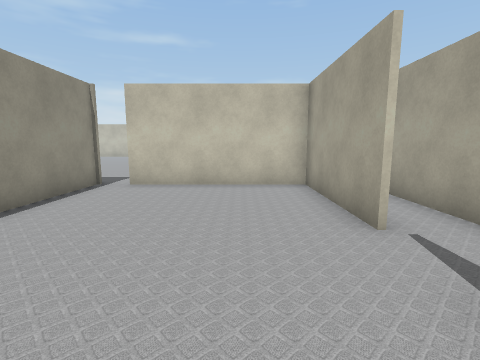
view 1 (above)

22 first-person views from a walk through a robot-simulator world made for Gazebo. The camera is 1.2 m above the floor, tilts 8° down and sees 85° across. Floor lines are 1 m apart. The floor is counted in squares, 1 m on a side. Each view is taken from the middle of a square. On the plan, view 1 faces up. The plan holds only what a view shows up to about 12 squares ahead; the rest is blank. The place goes on beyond the plan.

view 2
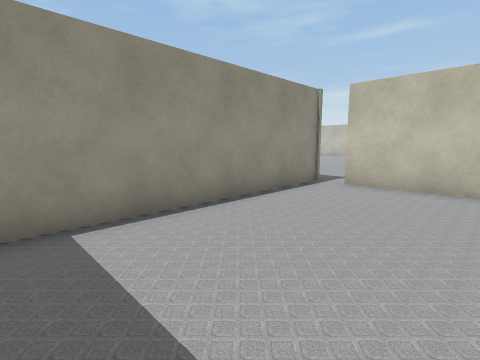

view 3
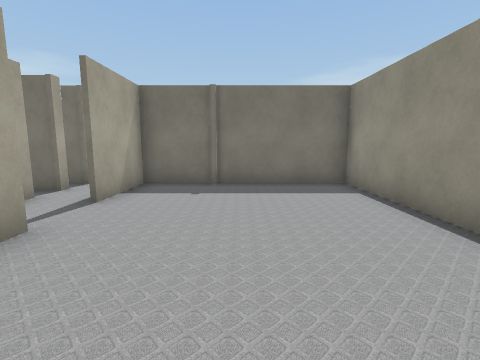

view 4
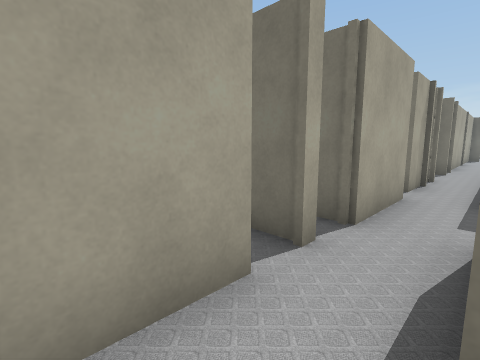

view 5
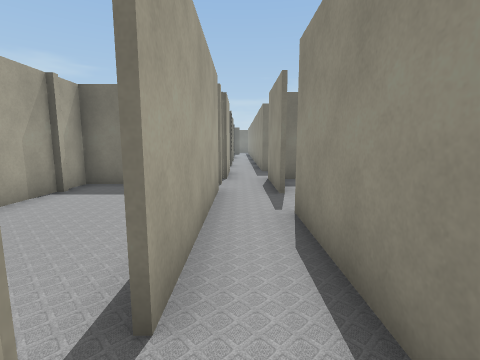

view 6
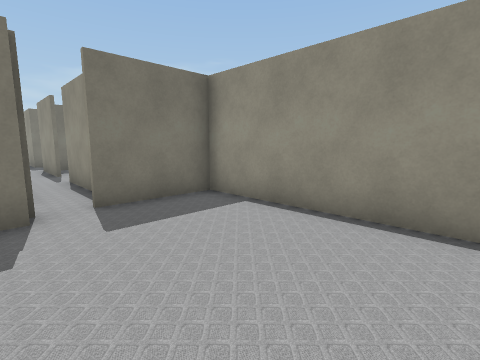

view 7
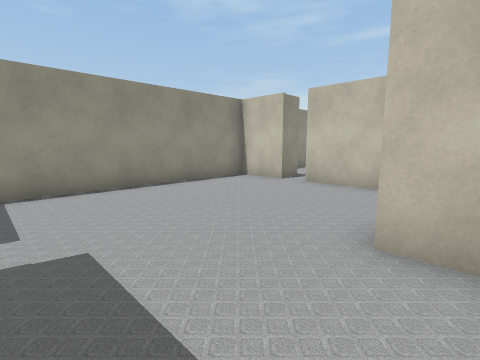

view 8
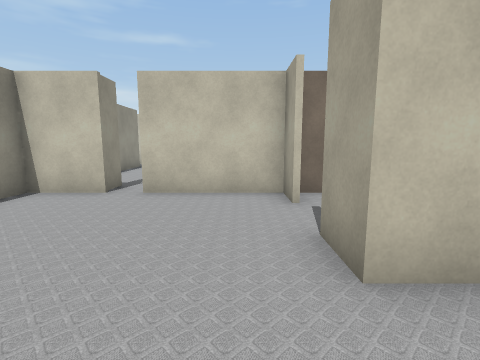

view 9
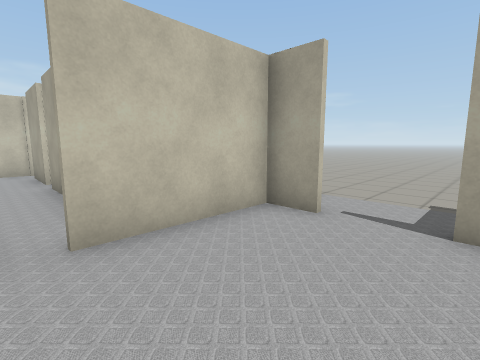

view 10
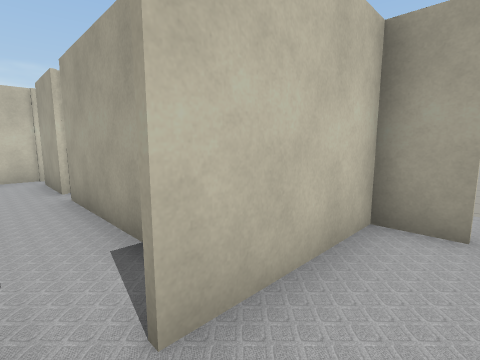

view 11
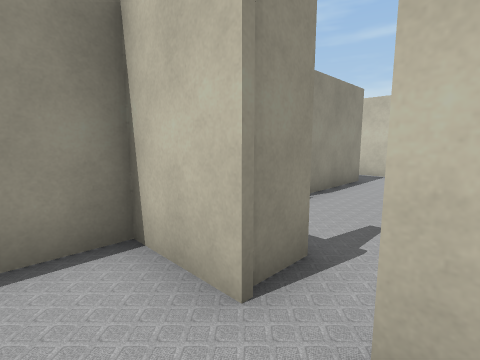

view 12
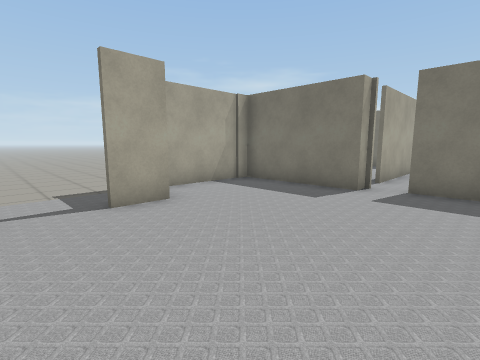

view 13
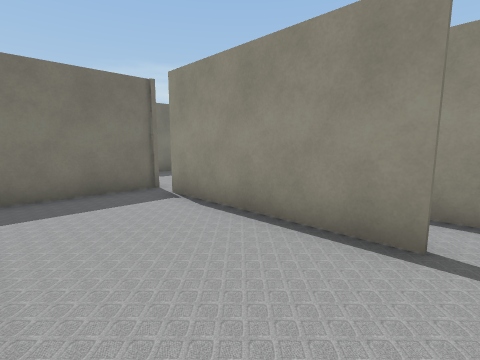

view 14
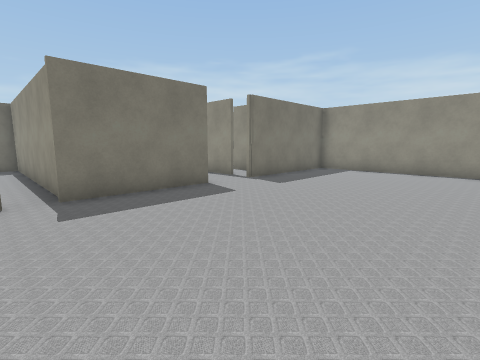

view 15
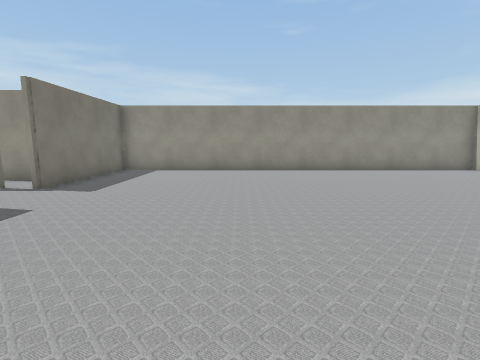

view 16
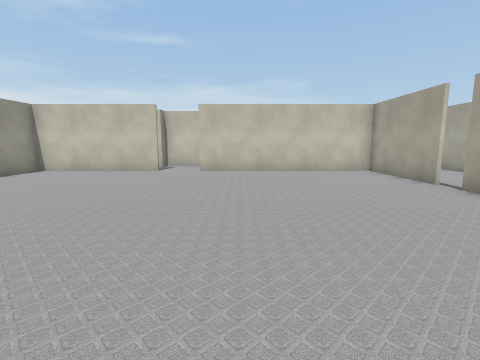

view 17
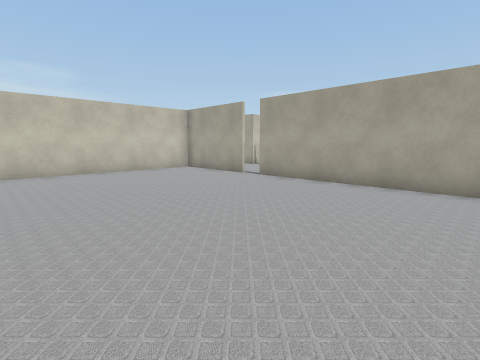

view 18
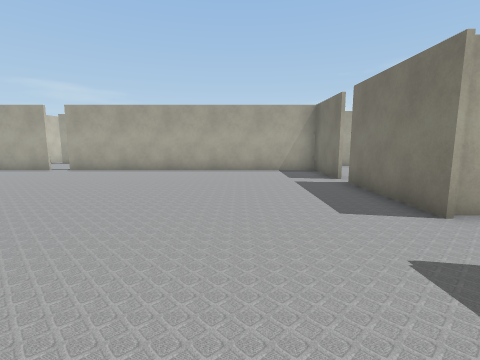

view 19
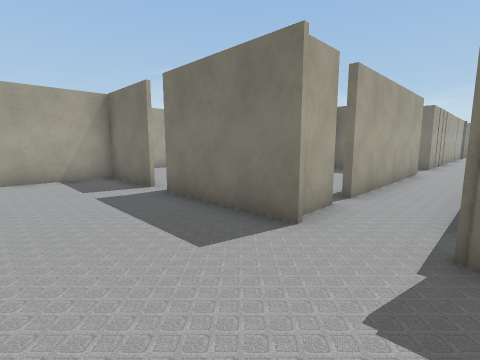

view 20
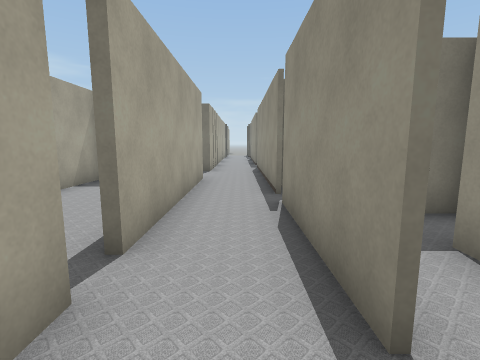

view 21
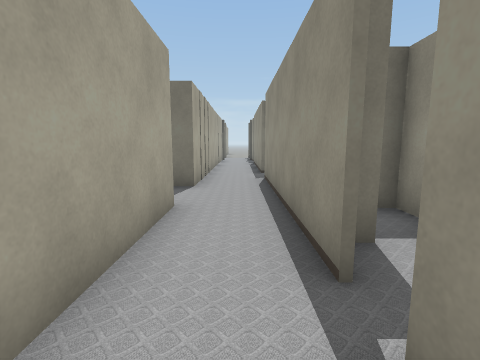

view 22
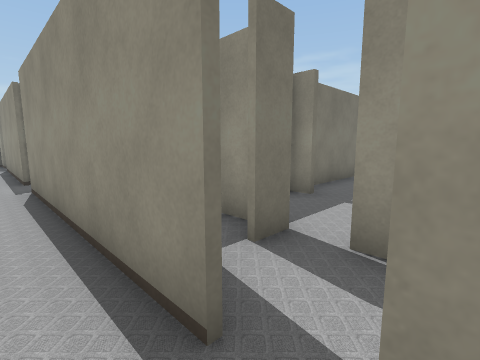

### Floor plan
Points are (right, up) in squares from view 1. A wall is a line through its corners. A room is listed if a view was taken in it or the views show most of it. See-through windows are left out.
Room 1 (views 1, 2, 3)
walls: (1.9, 3.5) (1.9, 7.6) (-3.2, 7.6); (-4.2, 7.7) (-4.2, -0.8) (1.9, -0.8) (1.9, 1.9)
ways out: opening at (2, 2.5) to room 2; gap at (-3, 8) to room 5
Room 2 (view 4)
walls: (2, 1.9) (2, -1); (3.6, 1.2) (3.6, 6.6); (3.6, 0) (3.6, 0.3); (2, 7.1) (2, 3.5)
ways out: opening at (2, 2.5) to room 1; opening at (3, 8) to room 3; opening at (4, 1) to room 4; opening at (4, 7) to room 4; opening at (3, -0.5); gap at (4, -1)
Room 3 (views 5, 6, 7, 8, 9, 10, 11, 12)
walls: (7.1, 12.1) (6.1, 12.1) (6.1, 13.4); (6.1, 15.1) (6.1, 16.4); (3.6, 7.4) (3.6, 8.2) (7.4, 8.2); (1.6, 16.3) (-0.2, 16.3) (-0.2, 7.6); (7.1, 16.3) (2.6, 16.3); (-0.1, 7.7) (2.6, 7.7)
ways out: opening at (3, 8) to room 2
Room 4 (view 13)
walls: (3.7, 6.6) (3.7, 1.2); (3.6, 0.3) (7.5, 0.3); (3.6, -0.8) (4.2, -0.8)
ways out: opening at (4, 1) to room 2; opening at (4, 7) to room 2
Room 5 (views 14, 15, 16, 17, 18, 19, 20)
walls: (-9.5, 23.5) (-14.9, 23.5) (-14.9, 7.7) (-9.8, 7.7); (-8, 7.7) (-4.2, 7.7); (-0.3, 19.5) (-0.3, 23.5) (-7.9, 23.5); (-3.2, 7.7) (-0.1, 7.7); (-0.3, 7.6) (-0.3, 18.6)
ways out: gap at (-3, 8) to room 1; opening at (-9, 8) to room 6; opening at (0, 19) to room 7
Room 6 (views 21, 22)
walls: (-9.9, 1.9) (-9.9, -1.6); (-7.7, 6.1) (-7.7, 7.5); (-9.9, 6.8) (-9.9, 2.8); (-7.7, -1) (-7.7, 5.4)
ways out: opening at (-9, 8) to room 5; gap at (-10, 2) to room 8; opening at (-9, -2)
Room 7 (no view inside)
walls: (3.3, 22.2) (3.3, 24.4); (-0.2, 23.6) (-0.2, 20.5); (3.3, 17.9) (3.3, 21.5)
ways out: opening at (0, 19) to room 5
Room 8 (no view inside)
walls: (-11.9, 2.4) (-11.9, 1.8); (-10.8, 1) (-10.1, 1); (-12.1, 1) (-11.2, 1)
ways out: gap at (-10, 2) to room 6

Where each view was taken, in squares from view 1:
view 1: 0 up, 0 right, facing up
view 2: 0 up, 0 right, facing up-left
view 3: 7 up, 1 left, facing down
view 4: 3 up, 2 right, facing down-right
view 5: 8 up, 3 right, facing down
view 6: 13 up, 4 right, facing down-left
view 7: 9 up, 7 right, facing up-left
view 8: 10 up, 5 right, facing up
view 9: 13 up, 2 right, facing up-right
view 10: 15 up, 2 right, facing up-right
view 11: 15 up, 3 right, facing up-left
view 12: 15 up, 1 right, facing down-right
view 13: 7 up, 7 right, facing down-left
view 14: 14 up, 3 left, facing down-left
view 15: 13 up, 3 left, facing left
view 16: 12 up, 6 left, facing up
view 17: 12 up, 8 left, facing up-right
view 18: 11 up, 12 left, facing right
view 19: 11 up, 10 left, facing down-right
view 20: 8 up, 9 left, facing down
view 21: 4 up, 9 left, facing down
view 22: 3 up, 9 left, facing down-left
